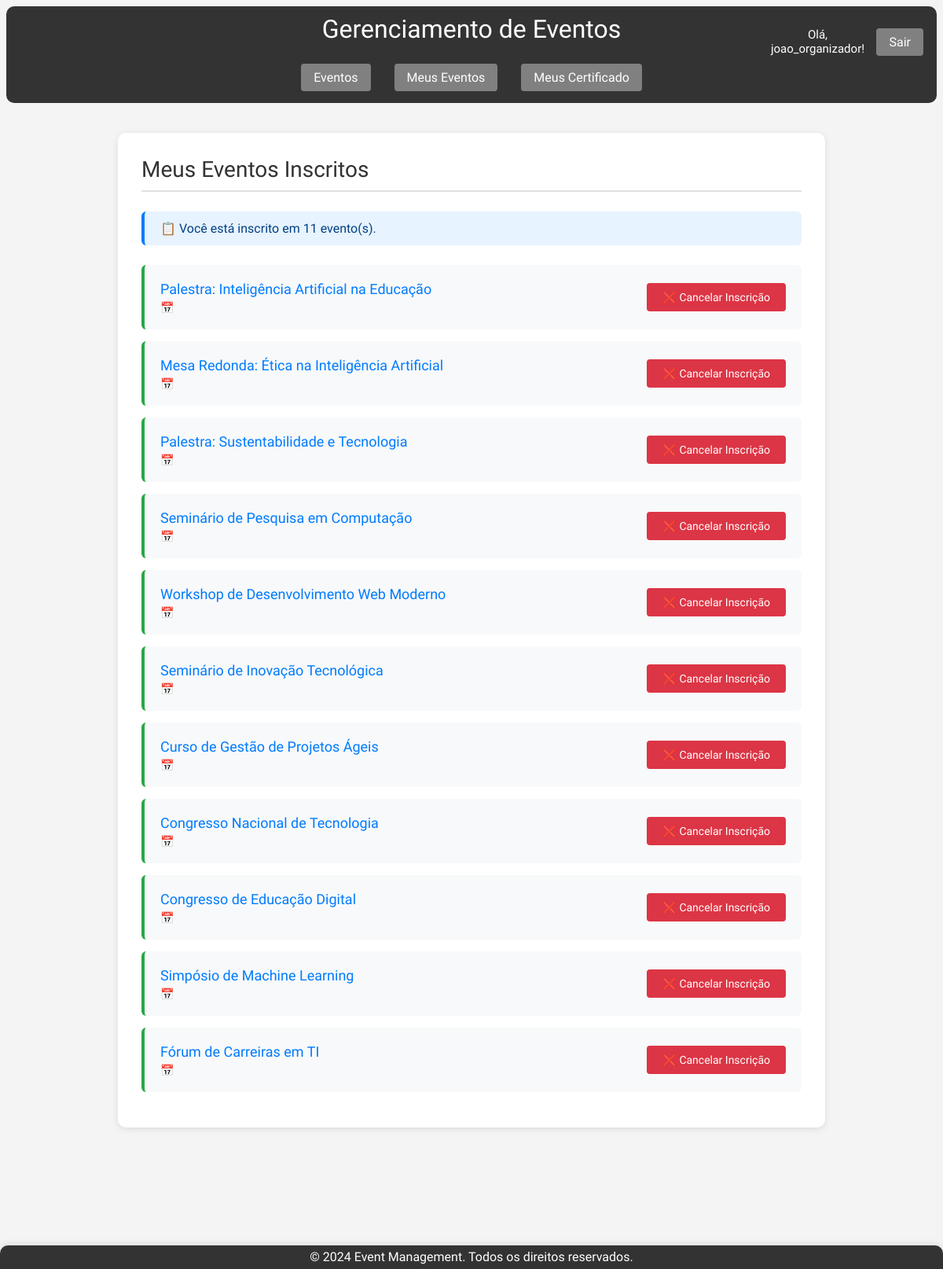
Before: /meus-event_subscribed/subscribed/ (signed in) with the older database file.
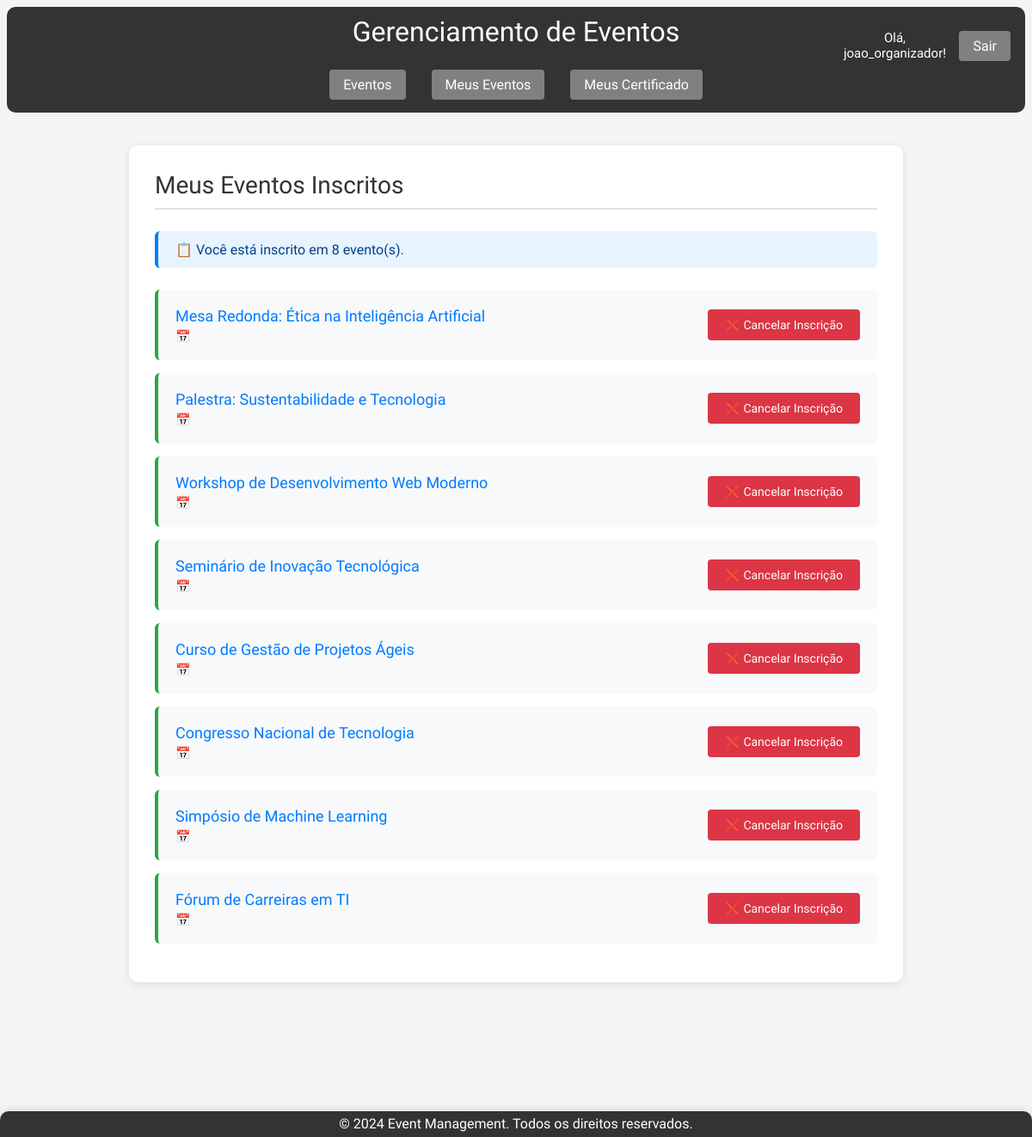
After: the same page with the newer database file.
### app/models.py (models this page shows, shortened)
class Event(models.Model):
    event_type_choices = [
        ('Palestra', 'Palestra'),
        ('Workshop', 'Workshop'),
        ('Seminário', 'Seminário'),
        ('Curso', 'Curso'),
        ('Congresso', 'Congresso'),
        ('Simpósio', 'Simpósio'),
        ('Fórum', 'Fórum'),
        ('Mesa Redonda', 'Mesa Redonda'),
    ]
    title = models.CharField(max_length=200, verbose_name="Título")
    description = models.TextField(verbose_name="Descrição")
    image = models.ImageField(
        upload_to='eventos/',
        verbose_name='Imagem do Evento',
        null=True,
        blank=True
    )
    initial_date = models.DateField(default= '9999-12-31', verbose_name="Data de Início")
    final_date = models.DateField(default='9999-12-31', verbose_name="Data Final")
    location = models.CharField(max_length=200, verbose_name="Local")
    max_capacity = models.IntegerField(verbose_name="Capacidade Máxima")
    creator = models.ForeignKey(
        settings.AUTH_USER_MODEL,
        on_delete=models.CASCADE,
        related_name='created_events',
        null=True,
        blank=True,
        verbose_name="Criador"
    )
    event_type = models.CharField(max_length=20, choices=event_type_choices, default='Palestra', verbose_name="Tipo de Evento")
    event_start = models.TimeField(null=False, blank=True, verbose_name="Horario de Início")
    event_end = models.TimeField(null=False, blank=True, verbose_name="Horario de Término")
    participants = models.ManyToManyField(
        settings.AUTH_USER_MODEL,
        through='EventParticipant',
        through_fields=('event', 'participant'),
        related_name='attended_events',
        blank=True,
        verbose_name="Participantes"
    )
    class Meta:
        db_table = 'event'
        ordering = ['initial_date']
        verbose_name = 'Evento' # Português
        verbose_name_plural = 'Eventos' # Português

### app/views.py (the view)
# urls.py: path('meus-event_subscribed/subscribed/', views.event_subscribed, name='event_subscribed'),
@login_required
def event_subscribed(request):
    eventos = request.user.attended_events.all()
    context = {
        'eventos': eventos,
        'page_title': 'Meus Eventos Inscritos'
    }
    return render(request, 'event_subscribed.html', context)

### app/templates/event_subscribed.html (shortened to what this page needs)
{% extends 'base.html' %}
{% block content %}
<div class="subscribed-events-container">
    <h2>Meus Eventos Inscritos</h2>
    <hr>
    {% if eventos %}
        <p class="events-count">📋 Você está inscrito em {{ eventos|length }} evento(s).</p>
        <ul class="subscribed-events-list">
            {% for evento in eventos %}
                <li class="subscribed-event-item">
                    <div class="event-info">
                        <a href="{% url 'event_detail' pk=evento.pk %}">
                            <strong>{{ evento.title }}</strong>
                        </a>
                        <small>📅 {{ evento.date|date:"d/m/Y H:i" }}</small>
                    </div>
                    <form method="post" action="{% url 'toggle_registration' pk=evento.pk %}" class="unsubscribe-form">
                        <button type="submit">❌ Cancelar Inscrição</button>
                    </form>
                </li>
            {% endfor %}
        </ul>
    {% else %}
        <div class="no-events-message">
            <p>🎫 Você ainda não está inscrito em nenhum evento.</p>
            <a href="{% url 'event_list' %}">👉 Veja todos os eventos disponíveis</a>
        </div>
    {% endif %}
</div>
{% endblock %}

Changed rows visible on the page:
no longer on this page (row edited): Event: title "Palestra: Inteligência Artificial na Educação"
no longer on this page (row edited): Event: title "Seminário de Pesquisa em Computação"
no longer on this page (row edited): Event: title "Congresso de Educação Digital"
Other visible differences:
{{ eventos|length }}: "11" → "8"
